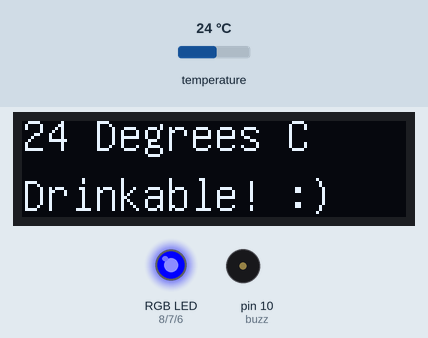
Recording of a sketch running on a simulated Arduino Uno, built with avr-gcc and run on an emulated ATmega328P. Parts: 128×32 one-colour display, an RGB LED mixed from three pins (HIGH = lit), buzzer (waves = sounding, pin HIGH). The test bench sets the inputs (shaded band); at power-on: temperature 24 °C. What the sketch prints to the serial monitor is not drawn.

Above: at 3.4 s.
3.5 s: temperature set to 12 °C
At 5.6 s:
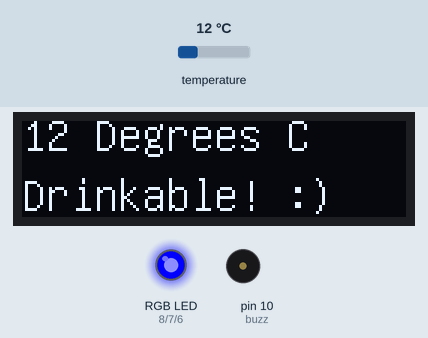
6.1 s: temperature set to 19 °C
At 7.8 s:
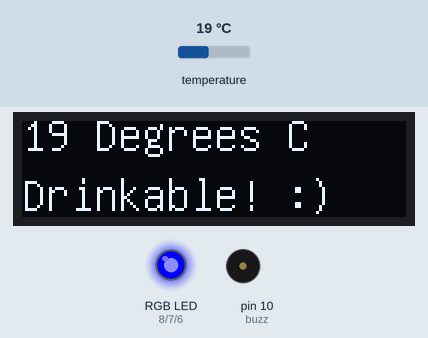
8.7 s: temperature set to 28 °C
At 11.2 s:
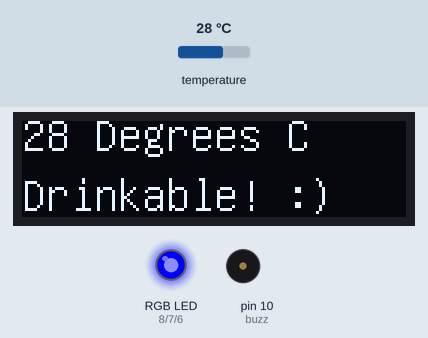
Timing chart, 0 to 12.7 s (numbered marks = the images above; inputs shaded):
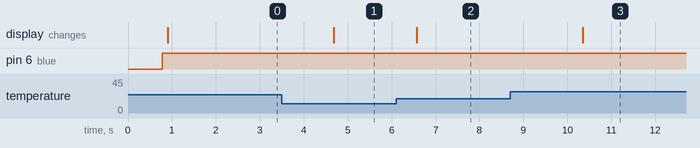

The sketch:

TeaMometer.ino
```cpp
/********************************************************************/
// First we include the libraries
#include <OneWire.h>
#include <DallasTemperature.h>
#include "U8glib.h"
/********************************************************************/
// Data wire is plugged into pin 2 on the Arduino
#define ONE_WIRE_BUS 4
// Setup LEDs
const int blue = 6;
const int green = 7;
const int red = 8;
// Setup Buzzer
const int buzz = 10;
int beepCounter = 0;
char displayStr[] = "";
/********************************************************************/
// Setup a oneWire instance to communicate with any OneWire devices
// (not just Maxim/Dallas temperature ICs)
OneWire oneWire(ONE_WIRE_BUS);
/********************************************************************/
// Pass our oneWire reference to Dallas Temperature.
DallasTemperature sensors(&oneWire);
/********************************************************************/
//Initialize display.
U8GLIB_SSD1306_128X32 u8g(U8G_I2C_OPT_NONE); // Just for 0.91”(128*32)

void setup(void)
{
 // flip screen, if required
  // u8g.setRot180();


  // assign default color value
  if ( u8g.getMode() == U8G_MODE_R3G3B2 ) {
    u8g.setColorIndex(255);     // white
  }
  else if ( u8g.getMode() == U8G_MODE_GRAY2BIT ) {
    u8g.setColorIndex(3);         // max intensity
  }
  else if ( u8g.getMode() == U8G_MODE_BW ) {
    u8g.setColorIndex(1);         // pixel on
  }
  else if ( u8g.getMode() == U8G_MODE_HICOLOR ) {
    u8g.setHiColorByRGB(255,255,255);
  }
  u8g.setFont(u8g_font_unifont);
 // initialize digital pin LED_BUILTIN as an output.
 pinMode(blue, OUTPUT);
 pinMode(green, OUTPUT);
 pinMode(red, OUTPUT);
 // Initialize pins for buzzer
 pinMode(buzz,OUTPUT);
 // start serial port
 Serial.begin(9600);
 // Start up the sensors
 sensors.begin();
}
void loop(void)
{

 // call sensors.requestTemperatures() to issue a global temperature
 // request to all devices on the bus
 sensors.requestTemperatures(); // Send the command to get temperature readings
 float temp = sensors.getTempCByIndex(0);
/********************************************************************/
 Serial.println(temp); // Why "byIndex"?
 digitalWrite(blue, LOW);    // turn the LED off by making the voltage LOW
 digitalWrite(green, LOW);
 digitalWrite(red, LOW);

 if (temp>0 and temp<60){
  digitalWrite(blue, HIGH);
  digitalWrite(green, LOW);
  digitalWrite(red, LOW);
 }
 if (temp>55 and temp<60){
  beep();
  digitalWrite(blue, LOW);
  digitalWrite(green, HIGH);
  digitalWrite(red, LOW);


 }
 if (temp>60){
  digitalWrite(blue, LOW);
  digitalWrite(green, LOW);
  digitalWrite(red, HIGH);
 }
  display(temp);
 delay(1000);
}
void display(int temp){

  // picture loop
  u8g.firstPage();
  do {
    u8g.setPrintPos(0, 10);
    u8g.print(String(temp)+" Degrees C");
    u8g.setPrintPos(0, 30);
    if (temp>60){
    u8g.print("TOO HOT!!!");
  }else{
    u8g.print("Drinkable! :)");
  }

  } while( u8g.nextPage() );
}

void beep(void){
    if (beepCounter<5){
    tone(buzz, 1000); // Send 1KHz sound signal...
    delay(1000);        // ...for 1 sec
    noTone(buzz);     // Stop sound...
    beepCounter = beepCounter + 1;
  }
}
```

Measured:
- after the input at 3.5 s, the display: changes after 1.2 s (image 1)
- after the input at 6.1 s, the display: changes after 0.47 s (image 2)
- after the input at 8.7 s, the display: changes after 1.7 s (image 3)
